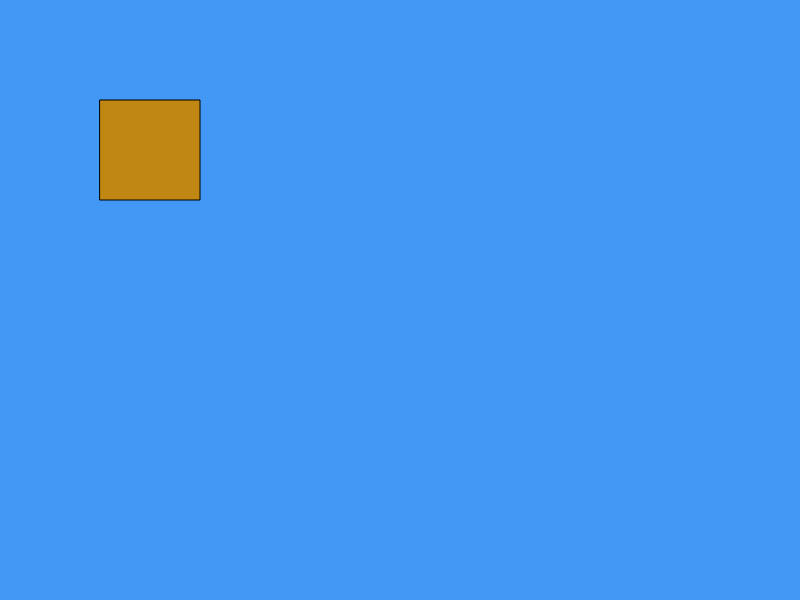
Frame 1 (no input)
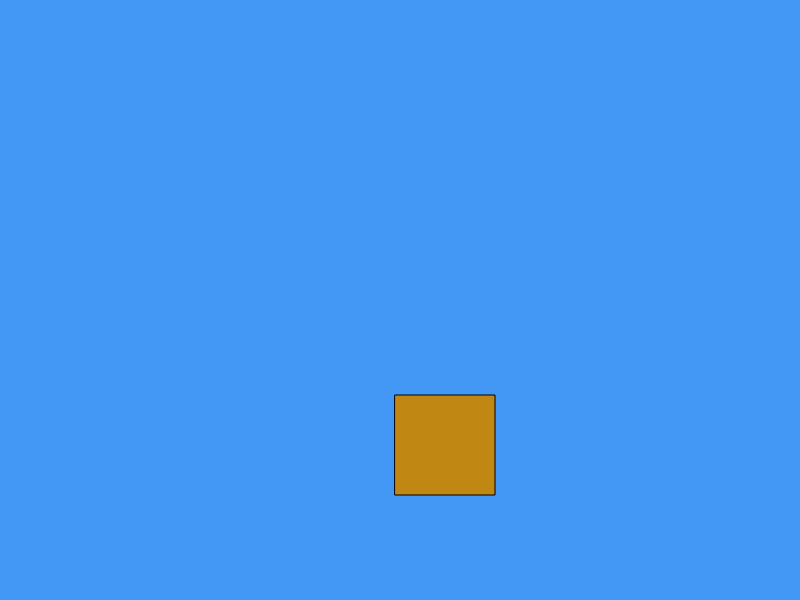
Frame 60 (no input)
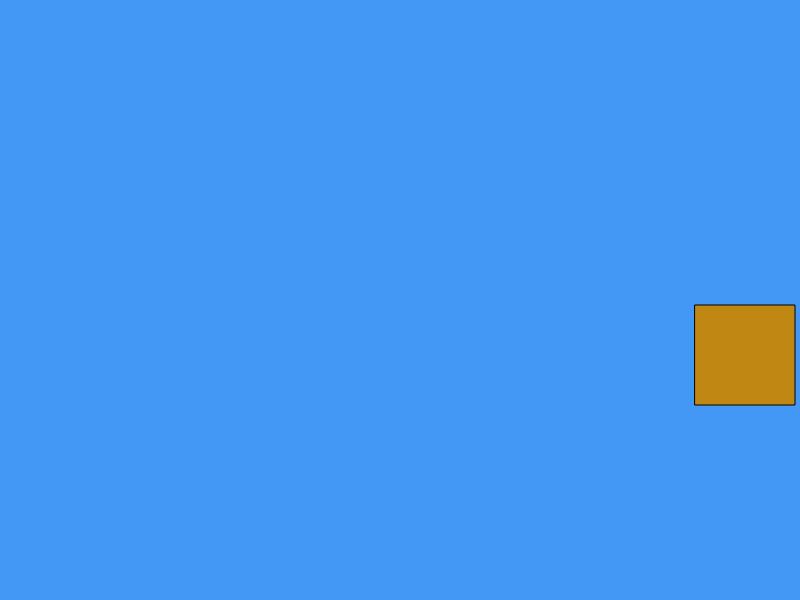
Frame 120 (the mouse pressed at the canvas centre since frame 60)

The p5.js sketch that drew these frames (run headless with seeded random() and noise() and a simulated clock; from frame 60 on, the mouse is pressed at the canvas centre):

// p5.js sketch
// ── sketch.js
//Global Variables
let x=100;
let y=100;

let xSpeed=5;
let ySpeed=5;

let size=100

function setup() {
// put setup code here

frameRate(200);

createCanvas(800,600);
}

function draw() {
// put drawing code here
//change the background
background(66, 152, 244);
//Draw the rectangle
fill(193,135,19);
rect(x,y,size,size);
//Move the rectangle
x+=xSpeed
y+=ySpeed


//If reaches bottom change direction
if(y+size>=height || y<=0){
  ySpeed=ySpeed*(-1);
}

/*//If reaches top change direction
else if(y<=0){
  ySpeed=ySpeed*(-1);
}*/

//If reaches the rigth side change direction
if (x+size>=width || x<=0){
  xSpeed=xSpeed*(-1)
}

/*//If reaches left side change direction
else if (x<=0){
  xSpeed=xSpeed*(-1)
}*/



}
